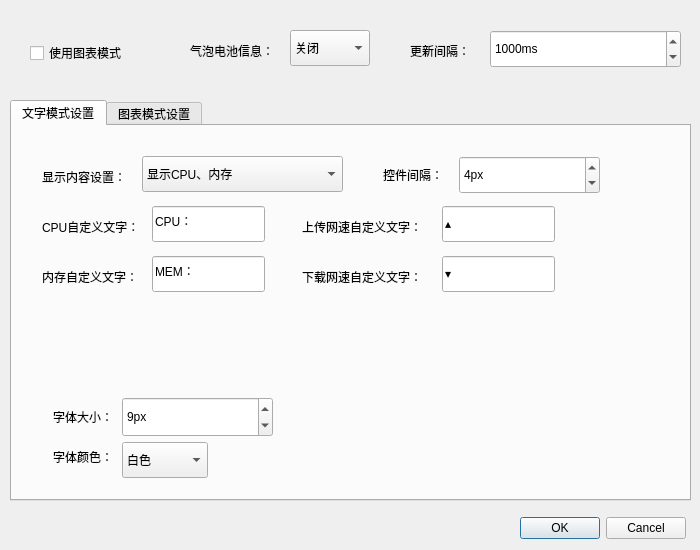
<?xml version="1.0" encoding="UTF-8"?>
<ui version="4.0">
 <class>pluginSettingDialog</class>
 <widget class="QDialog" name="pluginSettingDialog">
  <property name="windowModality">
   <enum>Qt::WindowModal</enum>
  </property>
  <property name="geometry">
   <rect>
    <x>0</x>
    <y>0</y>
    <width>700</width>
    <height>550</height>
   </rect>
  </property>
  <property name="minimumSize">
   <size>
    <width>700</width>
    <height>550</height>
   </size>
  </property>
  <property name="maximumSize">
   <size>
    <width>700</width>
    <height>550</height>
   </size>
  </property>
  <property name="windowTitle">
   <string>系统监控插件设置</string>
  </property>
  <property name="styleSheet">
   <string notr="true"/>
  </property>
  <widget class="QDialogButtonBox" name="buttonBox">
   <property name="geometry">
    <rect>
     <x>520</x>
     <y>510</y>
     <width>166</width>
     <height>36</height>
    </rect>
   </property>
   <property name="orientation">
    <enum>Qt::Horizontal</enum>
   </property>
   <property name="standardButtons">
    <set>QDialogButtonBox::Cancel|QDialogButtonBox::Ok</set>
   </property>
  </widget>
  <widget class="QTabWidget" name="tabWidget">
   <property name="geometry">
    <rect>
     <x>10</x>
     <y>100</y>
     <width>681</width>
     <height>401</height>
    </rect>
   </property>
   <property name="currentIndex">
    <number>0</number>
   </property>
   <widget class="QWidget" name="tab_wordModeSettings">
    <attribute name="title">
     <string>文字模式设置</string>
    </attribute>
    <widget class="QSpinBox" name="wordSpacingSpinBox">
     <property name="geometry">
      <rect>
       <x>447</x>
       <y>30</y>
       <width>141</width>
       <height>38</height>
      </rect>
     </property>
     <property name="buttonSymbols">
      <enum>QAbstractSpinBox::UpDownArrows</enum>
     </property>
     <property name="suffix">
      <string>px</string>
     </property>
     <property name="minimum">
      <number>1</number>
     </property>
     <property name="maximum">
      <number>50</number>
     </property>
     <property name="singleStep">
      <number>1</number>
     </property>
     <property name="value">
      <number>4</number>
     </property>
    </widget>
    <widget class="QLabel" name="label_13">
     <property name="geometry">
      <rect>
       <x>371</x>
       <y>30</y>
       <width>71</width>
       <height>38</height>
      </rect>
     </property>
     <property name="text">
      <string>控件间隔：</string>
     </property>
    </widget>
    <widget class="QComboBox" name="displayContentComboBox">
     <property name="geometry">
      <rect>
       <x>130</x>
       <y>30</y>
       <width>201</width>
       <height>36</height>
      </rect>
     </property>
     <item>
      <property name="text">
       <string>显示CPU、内存</string>
      </property>
     </item>
     <item>
      <property name="text">
       <string>显示网速</string>
      </property>
     </item>
     <item>
      <property name="text">
       <string>显示CPU、内存和网速</string>
      </property>
     </item>
    </widget>
    <widget class="QLabel" name="label_29">
     <property name="geometry">
      <rect>
       <x>30</x>
       <y>40</y>
       <width>101</width>
       <height>22</height>
      </rect>
     </property>
     <property name="text">
      <string>显示内容设置：</string>
     </property>
    </widget>
    <widget class="QLabel" name="label_30">
     <property name="geometry">
      <rect>
       <x>30</x>
       <y>90</y>
       <width>111</width>
       <height>22</height>
      </rect>
     </property>
     <property name="text">
      <string>CPU自定义文字：</string>
     </property>
    </widget>
    <widget class="QLineEdit" name="cpuDiyWordLineEdit">
     <property name="geometry">
      <rect>
       <x>140</x>
       <y>80</y>
       <width>113</width>
       <height>36</height>
      </rect>
     </property>
     <property name="text">
      <string>CPU：</string>
     </property>
     <property name="maxLength">
      <number>50</number>
     </property>
    </widget>
    <widget class="QLineEdit" name="memDiyWordLineEdit">
     <property name="geometry">
      <rect>
       <x>140</x>
       <y>130</y>
       <width>113</width>
       <height>36</height>
      </rect>
     </property>
     <property name="text">
      <string>MEM：</string>
     </property>
     <property name="maxLength">
      <number>50</number>
     </property>
    </widget>
    <widget class="QLabel" name="label_31">
     <property name="geometry">
      <rect>
       <x>30</x>
       <y>140</y>
       <width>111</width>
       <height>22</height>
      </rect>
     </property>
     <property name="text">
      <string>内存自定义文字：</string>
     </property>
    </widget>
    <widget class="QLineEdit" name="downNetspeedDiyWordLineEdit">
     <property name="geometry">
      <rect>
       <x>430</x>
       <y>130</y>
       <width>113</width>
       <height>36</height>
      </rect>
     </property>
     <property name="text">
      <string>▾</string>
     </property>
     <property name="maxLength">
      <number>50</number>
     </property>
    </widget>
    <widget class="QLabel" name="label_32">
     <property name="geometry">
      <rect>
       <x>290</x>
       <y>90</y>
       <width>141</width>
       <height>22</height>
      </rect>
     </property>
     <property name="text">
      <string>上传网速自定义文字：</string>
     </property>
    </widget>
    <widget class="QLabel" name="label_33">
     <property name="geometry">
      <rect>
       <x>290</x>
       <y>140</y>
       <width>141</width>
       <height>22</height>
      </rect>
     </property>
     <property name="text">
      <string>下载网速自定义文字：</string>
     </property>
    </widget>
    <widget class="QLineEdit" name="upNetspeedDiyWordLineEdit">
     <property name="geometry">
      <rect>
       <x>430</x>
       <y>80</y>
       <width>113</width>
       <height>36</height>
      </rect>
     </property>
     <property name="text">
      <string>▴</string>
     </property>
     <property name="maxLength">
      <number>50</number>
     </property>
    </widget>
    <widget class="QLabel" name="label_3">
     <property name="geometry">
      <rect>
       <x>41</x>
       <y>320</y>
       <width>70</width>
       <height>22</height>
      </rect>
     </property>
     <property name="text">
      <string>字体颜色：</string>
     </property>
    </widget>
    <widget class="QComboBox" name="fontColorComboBox">
     <property name="geometry">
      <rect>
       <x>110</x>
       <y>316</y>
       <width>86</width>
       <height>36</height>
      </rect>
     </property>
     <property name="minimumSize">
      <size>
       <width>80</width>
       <height>0</height>
      </size>
     </property>
     <property name="currentText">
      <string>白色</string>
     </property>
     <property name="currentIndex">
      <number>0</number>
     </property>
     <item>
      <property name="text">
       <string>白色</string>
      </property>
     </item>
     <item>
      <property name="text">
       <string>黑色</string>
      </property>
     </item>
     <item>
      <property name="text">
       <string>跟随系统</string>
      </property>
     </item>
    </widget>
    <widget class="QLabel" name="label_2">
     <property name="geometry">
      <rect>
       <x>41</x>
       <y>280</y>
       <width>70</width>
       <height>22</height>
      </rect>
     </property>
     <property name="text">
      <string>字体大小：</string>
     </property>
    </widget>
    <widget class="QSpinBox" name="fontSizeSpinBox">
     <property name="geometry">
      <rect>
       <x>110</x>
       <y>271</y>
       <width>151</width>
       <height>40</height>
      </rect>
     </property>
     <property name="buttonSymbols">
      <enum>QAbstractSpinBox::UpDownArrows</enum>
     </property>
     <property name="suffix">
      <string>px</string>
     </property>
     <property name="minimum">
      <number>5</number>
     </property>
     <property name="maximum">
      <number>20</number>
     </property>
     <property name="singleStep">
      <number>1</number>
     </property>
     <property name="value">
      <number>9</number>
     </property>
    </widget>
   </widget>
   <widget class="QWidget" name="tab_chartModeSettings">
    <attribute name="title">
     <string>图表模式设置</string>
    </attribute>
    <widget class="QTabWidget" name="tabWidget_2">
     <property name="geometry">
      <rect>
       <x>10</x>
       <y>90</y>
       <width>661</width>
       <height>271</height>
      </rect>
     </property>
     <property name="currentIndex">
      <number>2</number>
     </property>
     <widget class="QWidget" name="tab_2">
      <attribute name="title">
       <string>CPU图表</string>
      </attribute>
      <widget class="QGroupBox" name="groupBox_2">
       <property name="geometry">
        <rect>
         <x>10</x>
         <y>0</y>
         <width>641</width>
         <height>231</height>
        </rect>
       </property>
       <property name="title">
        <string>CPU显示设置</string>
       </property>
       <widget class="QLabel" name="label_16">
        <property name="geometry">
         <rect>
          <x>20</x>
          <y>50</y>
          <width>91</width>
          <height>22</height>
         </rect>
        </property>
        <property name="text">
         <string>工作颜色</string>
        </property>
       </widget>
       <widget class="QWidget" name="cpuWorkWidget" native="true">
        <property name="geometry">
         <rect>
          <x>120</x>
          <y>50</y>
          <width>61</width>
          <height>21</height>
         </rect>
        </property>
        <property name="autoFillBackground">
         <bool>false</bool>
        </property>
        <property name="styleSheet">
         <string notr="true">border:1px solid  black;</string>
        </property>
       </widget>
       <widget class="QPushButton" name="cpuWorkColorPushButton">
        <property name="geometry">
         <rect>
          <x>200</x>
          <y>40</y>
          <width>71</width>
          <height>36</height>
         </rect>
        </property>
        <property name="text">
         <string>选择颜色</string>
        </property>
       </widget>
       <widget class="QPushButton" name="cpuBorderColorPushButton">
        <property name="geometry">
         <rect>
          <x>480</x>
          <y>100</y>
          <width>71</width>
          <height>36</height>
         </rect>
        </property>
        <property name="text">
         <string>选择颜色</string>
        </property>
       </widget>
       <widget class="QLabel" name="label_19">
        <property name="geometry">
         <rect>
          <x>320</x>
          <y>110</y>
          <width>71</width>
          <height>22</height>
         </rect>
        </property>
        <property name="text">
         <string>边框颜色</string>
        </property>
       </widget>
       <widget class="QSpinBox" name="cpuBorderRoundSpinBox">
        <property name="geometry">
         <rect>
          <x>130</x>
          <y>100</y>
          <width>161</width>
          <height>38</height>
         </rect>
        </property>
        <property name="suffix">
         <string>%</string>
        </property>
        <property name="minimum">
         <number>0</number>
        </property>
        <property name="maximum">
         <number>99</number>
        </property>
        <property name="singleStep">
         <number>100</number>
        </property>
        <property name="value">
         <number>30</number>
        </property>
       </widget>
       <widget class="QLabel" name="label_20">
        <property name="geometry">
         <rect>
          <x>20</x>
          <y>110</y>
          <width>71</width>
          <height>22</height>
         </rect>
        </property>
        <property name="text">
         <string>边框圆角</string>
        </property>
       </widget>
       <widget class="QWidget" name="cpuBorderWidget" native="true">
        <property name="geometry">
         <rect>
          <x>400</x>
          <y>110</y>
          <width>61</width>
          <height>21</height>
         </rect>
        </property>
        <property name="autoFillBackground">
         <bool>false</bool>
        </property>
        <property name="styleSheet">
         <string notr="true">border:1px solid  black;</string>
        </property>
       </widget>
       <widget class="QPushButton" name="cpuBackgroundColorPushButton">
        <property name="geometry">
         <rect>
          <x>480</x>
          <y>140</y>
          <width>71</width>
          <height>36</height>
         </rect>
        </property>
        <property name="text">
         <string>选择颜色</string>
        </property>
       </widget>
       <widget class="QLabel" name="label_21">
        <property name="geometry">
         <rect>
          <x>320</x>
          <y>150</y>
          <width>71</width>
          <height>22</height>
         </rect>
        </property>
        <property name="text">
         <string>背景颜色</string>
        </property>
       </widget>
       <widget class="QWidget" name="cpuBackgroundWidget" native="true">
        <property name="geometry">
         <rect>
          <x>400</x>
          <y>150</y>
          <width>61</width>
          <height>21</height>
         </rect>
        </property>
        <property name="autoFillBackground">
         <bool>false</bool>
        </property>
        <property name="styleSheet">
         <string notr="true">border:1px solid  black;</string>
        </property>
       </widget>
       <widget class="QSpinBox" name="cpuWidthSpinBox">
        <property name="geometry">
         <rect>
          <x>130</x>
          <y>140</y>
          <width>161</width>
          <height>38</height>
         </rect>
        </property>
        <property name="suffix">
         <string>px</string>
        </property>
        <property name="minimum">
         <number>5</number>
        </property>
        <property name="maximum">
         <number>100</number>
        </property>
        <property name="value">
         <number>40</number>
        </property>
       </widget>
       <widget class="QLabel" name="label_22">
        <property name="geometry">
         <rect>
          <x>20</x>
          <y>150</y>
          <width>61</width>
          <height>22</height>
         </rect>
        </property>
        <property name="text">
         <string>显示宽度</string>
        </property>
       </widget>
       <widget class="QLabel" name="label_23">
        <property name="geometry">
         <rect>
          <x>20</x>
          <y>190</y>
          <width>61</width>
          <height>22</height>
         </rect>
        </property>
        <property name="text">
         <string>显示高度</string>
        </property>
       </widget>
       <widget class="QSpinBox" name="cpuHeightSpinBox">
        <property name="geometry">
         <rect>
          <x>130</x>
          <y>180</y>
          <width>161</width>
          <height>38</height>
         </rect>
        </property>
        <property name="suffix">
         <string>px</string>
        </property>
        <property name="minimum">
         <number>5</number>
        </property>
        <property name="maximum">
         <number>100</number>
        </property>
        <property name="value">
         <number>28</number>
        </property>
       </widget>
      </widget>
     </widget>
     <widget class="QWidget" name="tab_3">
      <attribute name="title">
       <string>内存图表</string>
      </attribute>
      <widget class="QGroupBox" name="groupBox_3">
       <property name="geometry">
        <rect>
         <x>10</x>
         <y>0</y>
         <width>641</width>
         <height>231</height>
        </rect>
       </property>
       <property name="title">
        <string>内存显示设置</string>
       </property>
       <widget class="QLabel" name="label_17">
        <property name="geometry">
         <rect>
          <x>20</x>
          <y>50</y>
          <width>91</width>
          <height>22</height>
         </rect>
        </property>
        <property name="text">
         <string>使用颜色</string>
        </property>
       </widget>
       <widget class="QWidget" name="memUsedWidget" native="true">
        <property name="geometry">
         <rect>
          <x>120</x>
          <y>50</y>
          <width>61</width>
          <height>21</height>
         </rect>
        </property>
        <property name="autoFillBackground">
         <bool>false</bool>
        </property>
        <property name="styleSheet">
         <string notr="true">border:1px solid  black;</string>
        </property>
       </widget>
       <widget class="QPushButton" name="memUsedColorPushButton">
        <property name="geometry">
         <rect>
          <x>200</x>
          <y>40</y>
          <width>71</width>
          <height>36</height>
         </rect>
        </property>
        <property name="text">
         <string>选择颜色</string>
        </property>
       </widget>
       <widget class="QPushButton" name="memBorderColorPushButton">
        <property name="geometry">
         <rect>
          <x>480</x>
          <y>100</y>
          <width>71</width>
          <height>36</height>
         </rect>
        </property>
        <property name="text">
         <string>选择颜色</string>
        </property>
       </widget>
       <widget class="QLabel" name="label_24">
        <property name="geometry">
         <rect>
          <x>320</x>
          <y>110</y>
          <width>71</width>
          <height>22</height>
         </rect>
        </property>
        <property name="text">
         <string>边框颜色</string>
        </property>
       </widget>
       <widget class="QSpinBox" name="memBorderRoundSpinBox">
        <property name="geometry">
         <rect>
          <x>130</x>
          <y>100</y>
          <width>161</width>
          <height>38</height>
         </rect>
        </property>
        <property name="suffix">
         <string>%</string>
        </property>
        <property name="minimum">
         <number>0</number>
        </property>
        <property name="maximum">
         <number>99</number>
        </property>
        <property name="singleStep">
         <number>100</number>
        </property>
        <property name="value">
         <number>30</number>
        </property>
       </widget>
       <widget class="QLabel" name="label_25">
        <property name="geometry">
         <rect>
          <x>20</x>
          <y>110</y>
          <width>71</width>
          <height>22</height>
         </rect>
        </property>
        <property name="text">
         <string>边框圆角</string>
        </property>
       </widget>
       <widget class="QWidget" name="memBorderWidget" native="true">
        <property name="geometry">
         <rect>
          <x>400</x>
          <y>110</y>
          <width>61</width>
          <height>21</height>
         </rect>
        </property>
        <property name="autoFillBackground">
         <bool>false</bool>
        </property>
        <property name="styleSheet">
         <string notr="true">border:1px solid  black;</string>
        </property>
       </widget>
       <widget class="QPushButton" name="memBackgroundColorPushButton">
        <property name="geometry">
         <rect>
          <x>480</x>
          <y>140</y>
          <width>71</width>
          <height>36</height>
         </rect>
        </property>
        <property name="text">
         <string>选择颜色</string>
        </property>
       </widget>
       <widget class="QLabel" name="label_26">
        <property name="geometry">
         <rect>
          <x>320</x>
          <y>150</y>
          <width>71</width>
          <height>22</height>
         </rect>
        </property>
        <property name="text">
         <string>背景颜色</string>
        </property>
       </widget>
       <widget class="QWidget" name="memBackgroundWidget" native="true">
        <property name="geometry">
         <rect>
          <x>400</x>
          <y>150</y>
          <width>61</width>
          <height>21</height>
         </rect>
        </property>
        <property name="autoFillBackground">
         <bool>false</bool>
        </property>
        <property name="styleSheet">
         <string notr="true">border:1px solid  black;</string>
        </property>
       </widget>
       <widget class="QSpinBox" name="memWidthSpinBox">
        <property name="geometry">
         <rect>
          <x>130</x>
          <y>140</y>
          <width>161</width>
          <height>38</height>
         </rect>
        </property>
        <property name="suffix">
         <string>px</string>
        </property>
        <property name="minimum">
         <number>5</number>
        </property>
        <property name="maximum">
         <number>100</number>
        </property>
        <property name="value">
         <number>40</number>
        </property>
       </widget>
       <widget class="QLabel" name="label_27">
        <property name="geometry">
         <rect>
          <x>20</x>
          <y>150</y>
          <width>61</width>
          <height>22</height>
         </rect>
        </property>
        <property name="text">
         <string>显示宽度</string>
        </property>
       </widget>
       <widget class="QLabel" name="label_28">
        <property name="geometry">
         <rect>
          <x>20</x>
          <y>190</y>
          <width>61</width>
          <height>22</height>
         </rect>
        </property>
        <property name="text">
         <string>显示高度</string>
        </property>
       </widget>
       <widget class="QSpinBox" name="memHeightSpinBox">
        <property name="geometry">
         <rect>
          <x>130</x>
          <y>180</y>
          <width>161</width>
          <height>38</height>
         </rect>
        </property>
        <property name="suffix">
         <string>px</string>
        </property>
        <property name="minimum">
         <number>5</number>
        </property>
        <property name="maximum">
         <number>100</number>
        </property>
        <property name="value">
         <number>28</number>
        </property>
       </widget>
      </widget>
     </widget>
     <widget class="QWidget" name="tab">
      <attribute name="title">
       <string>网络图表</string>
      </attribute>
      <widget class="QGroupBox" name="groupBox">
       <property name="geometry">
        <rect>
         <x>10</x>
         <y>0</y>
         <width>641</width>
         <height>231</height>
        </rect>
       </property>
       <property name="title">
        <string>网络显示设置</string>
       </property>
       <widget class="QLabel" name="label_5">
        <property name="geometry">
         <rect>
          <x>20</x>
          <y>30</y>
          <width>101</width>
          <height>22</height>
         </rect>
        </property>
        <property name="text">
         <string>上传封顶流量值</string>
        </property>
       </widget>
       <widget class="QSpinBox" name="netUpTopSpinBox">
        <property name="geometry">
         <rect>
          <x>130</x>
          <y>20</y>
          <width>161</width>
          <height>38</height>
         </rect>
        </property>
        <property name="suffix">
         <string>KB</string>
        </property>
        <property name="minimum">
         <number>100</number>
        </property>
        <property name="maximum">
         <number>1024000</number>
        </property>
        <property name="singleStep">
         <number>100</number>
        </property>
        <property name="value">
         <number>500</number>
        </property>
       </widget>
       <widget class="QLabel" name="label_6">
        <property name="geometry">
         <rect>
          <x>320</x>
          <y>30</y>
          <width>71</width>
          <height>22</height>
         </rect>
        </property>
        <property name="text">
         <string>上传颜色</string>
        </property>
       </widget>
       <widget class="QWidget" name="netUpWidget" native="true">
        <property name="geometry">
         <rect>
          <x>400</x>
          <y>30</y>
          <width>61</width>
          <height>21</height>
         </rect>
        </property>
        <property name="autoFillBackground">
         <bool>false</bool>
        </property>
        <property name="styleSheet">
         <string notr="true">border:1px solid  black;</string>
        </property>
       </widget>
       <widget class="QPushButton" name="netUpColorPushButton">
        <property name="geometry">
         <rect>
          <x>480</x>
          <y>20</y>
          <width>71</width>
          <height>36</height>
         </rect>
        </property>
        <property name="text">
         <string>选择颜色</string>
        </property>
       </widget>
       <widget class="QLabel" name="label_9">
        <property name="geometry">
         <rect>
          <x>20</x>
          <y>70</y>
          <width>101</width>
          <height>22</height>
         </rect>
        </property>
        <property name="text">
         <string>下载封顶流量值</string>
        </property>
       </widget>
       <widget class="QSpinBox" name="netDownTopSpinBox">
        <property name="geometry">
         <rect>
          <x>130</x>
          <y>60</y>
          <width>161</width>
          <height>38</height>
         </rect>
        </property>
        <property name="suffix">
         <string>KB</string>
        </property>
        <property name="minimum">
         <number>100</number>
        </property>
        <property name="maximum">
         <number>1024000</number>
        </property>
        <property name="singleStep">
         <number>100</number>
        </property>
        <property name="value">
         <number>500</number>
        </property>
       </widget>
       <widget class="QPushButton" name="netDownColorPushButton">
        <property name="geometry">
         <rect>
          <x>480</x>
          <y>60</y>
          <width>71</width>
          <height>36</height>
         </rect>
        </property>
        <property name="text">
         <string>选择颜色</string>
        </property>
       </widget>
       <widget class="QLabel" name="label_10">
        <property name="geometry">
         <rect>
          <x>320</x>
          <y>70</y>
          <width>71</width>
          <height>22</height>
         </rect>
        </property>
        <property name="text">
         <string>下载颜色</string>
        </property>
       </widget>
       <widget class="QWidget" name="netDownWidget" native="true">
        <property name="geometry">
         <rect>
          <x>400</x>
          <y>70</y>
          <width>61</width>
          <height>21</height>
         </rect>
        </property>
        <property name="autoFillBackground">
         <bool>false</bool>
        </property>
        <property name="styleSheet">
         <string notr="true">border:1px solid  black;</string>
        </property>
       </widget>
       <widget class="QPushButton" name="netBorderColorPushButton">
        <property name="geometry">
         <rect>
          <x>480</x>
          <y>100</y>
          <width>71</width>
          <height>36</height>
         </rect>
        </property>
        <property name="text">
         <string>选择颜色</string>
        </property>
       </widget>
       <widget class="QLabel" name="label_12">
        <property name="geometry">
         <rect>
          <x>320</x>
          <y>110</y>
          <width>71</width>
          <height>22</height>
         </rect>
        </property>
        <property name="text">
         <string>边框颜色</string>
        </property>
       </widget>
       <widget class="QSpinBox" name="netBorderRoundSpinBox">
        <property name="geometry">
         <rect>
          <x>130</x>
          <y>100</y>
          <width>161</width>
          <height>38</height>
         </rect>
        </property>
        <property name="suffix">
         <string>%</string>
        </property>
        <property name="minimum">
         <number>0</number>
        </property>
        <property name="maximum">
         <number>99</number>
        </property>
        <property name="singleStep">
         <number>100</number>
        </property>
        <property name="value">
         <number>30</number>
        </property>
       </widget>
       <widget class="QLabel" name="label_11">
        <property name="geometry">
         <rect>
          <x>20</x>
          <y>110</y>
          <width>71</width>
          <height>22</height>
         </rect>
        </property>
        <property name="text">
         <string>边框圆角</string>
        </property>
       </widget>
       <widget class="QWidget" name="netBorderWidget" native="true">
        <property name="geometry">
         <rect>
          <x>400</x>
          <y>110</y>
          <width>61</width>
          <height>21</height>
         </rect>
        </property>
        <property name="autoFillBackground">
         <bool>false</bool>
        </property>
        <property name="styleSheet">
         <string notr="true">border:1px solid  black;</string>
        </property>
       </widget>
       <widget class="QPushButton" name="netBackgroundColorPushButton">
        <property name="geometry">
         <rect>
          <x>480</x>
          <y>140</y>
          <width>71</width>
          <height>36</height>
         </rect>
        </property>
        <property name="text">
         <string>选择颜色</string>
        </property>
       </widget>
       <widget class="QLabel" name="label_14">
        <property name="geometry">
         <rect>
          <x>320</x>
          <y>150</y>
          <width>71</width>
          <height>22</height>
         </rect>
        </property>
        <property name="text">
         <string>背景颜色</string>
        </property>
       </widget>
       <widget class="QWidget" name="netBackgroundWidget" native="true">
        <property name="geometry">
         <rect>
          <x>400</x>
          <y>150</y>
          <width>61</width>
          <height>21</height>
         </rect>
        </property>
        <property name="autoFillBackground">
         <bool>false</bool>
        </property>
        <property name="styleSheet">
         <string notr="true">border:1px solid  black;</string>
        </property>
       </widget>
       <widget class="QSpinBox" name="netWidthSpinBox">
        <property name="geometry">
         <rect>
          <x>130</x>
          <y>140</y>
          <width>161</width>
          <height>38</height>
         </rect>
        </property>
        <property name="suffix">
         <string>px</string>
        </property>
        <property name="minimum">
         <number>5</number>
        </property>
        <property name="maximum">
         <number>100</number>
        </property>
        <property name="value">
         <number>40</number>
        </property>
       </widget>
       <widget class="QLabel" name="label_7">
        <property name="geometry">
         <rect>
          <x>20</x>
          <y>150</y>
          <width>61</width>
          <height>22</height>
         </rect>
        </property>
        <property name="text">
         <string>显示宽度</string>
        </property>
       </widget>
       <widget class="QLabel" name="label_8">
        <property name="geometry">
         <rect>
          <x>20</x>
          <y>190</y>
          <width>61</width>
          <height>22</height>
         </rect>
        </property>
        <property name="text">
         <string>显示高度</string>
        </property>
       </widget>
       <widget class="QSpinBox" name="netHeightSpinBox">
        <property name="geometry">
         <rect>
          <x>130</x>
          <y>180</y>
          <width>161</width>
          <height>38</height>
         </rect>
        </property>
        <property name="suffix">
         <string>px</string>
        </property>
        <property name="minimum">
         <number>5</number>
        </property>
        <property name="maximum">
         <number>100</number>
        </property>
        <property name="value">
         <number>28</number>
        </property>
       </widget>
      </widget>
     </widget>
    </widget>
    <widget class="QGroupBox" name="groupBox_4">
     <property name="geometry">
      <rect>
       <x>20</x>
       <y>0</y>
       <width>301</width>
       <height>71</height>
      </rect>
     </property>
     <property name="title">
      <string>显示图表</string>
     </property>
     <widget class="QCheckBox" name="netChartCheckBox">
      <property name="geometry">
       <rect>
        <x>230</x>
        <y>30</y>
        <width>97</width>
        <height>26</height>
       </rect>
      </property>
      <property name="text">
       <string>网络</string>
      </property>
     </widget>
     <widget class="QCheckBox" name="cpuChartCheckBox">
      <property name="geometry">
       <rect>
        <x>10</x>
        <y>30</y>
        <width>97</width>
        <height>26</height>
       </rect>
      </property>
      <property name="text">
       <string>CPU</string>
      </property>
     </widget>
     <widget class="QCheckBox" name="memChartCheckBox">
      <property name="geometry">
       <rect>
        <x>120</x>
        <y>30</y>
        <width>97</width>
        <height>26</height>
       </rect>
      </property>
      <property name="text">
       <string>内存</string>
      </property>
     </widget>
    </widget>
    <widget class="QSpinBox" name="chartSpacingSpinBox">
     <property name="geometry">
      <rect>
       <x>490</x>
       <y>30</y>
       <width>134</width>
       <height>38</height>
      </rect>
     </property>
     <property name="buttonSymbols">
      <enum>QAbstractSpinBox::UpDownArrows</enum>
     </property>
     <property name="suffix">
      <string>px</string>
     </property>
     <property name="minimum">
      <number>1</number>
     </property>
     <property name="maximum">
      <number>50</number>
     </property>
     <property name="singleStep">
      <number>1</number>
     </property>
     <property name="value">
      <number>1</number>
     </property>
    </widget>
    <widget class="QLabel" name="label_18">
     <property name="geometry">
      <rect>
       <x>414</x>
       <y>30</y>
       <width>71</width>
       <height>38</height>
      </rect>
     </property>
     <property name="text">
      <string>控件间隔：</string>
     </property>
    </widget>
   </widget>
  </widget>
  <widget class="QCheckBox" name="chartModeCheckBox">
   <property name="geometry">
    <rect>
     <x>30</x>
     <y>40</y>
     <width>121</width>
     <height>26</height>
    </rect>
   </property>
   <property name="text">
    <string>使用图表模式 </string>
   </property>
  </widget>
  <widget class="QLabel" name="label_15">
   <property name="geometry">
    <rect>
     <x>410</x>
     <y>40</y>
     <width>71</width>
     <height>22</height>
    </rect>
   </property>
   <property name="text">
    <string>更新间隔：</string>
   </property>
  </widget>
  <widget class="QSpinBox" name="updateIntervalSpinBox">
   <property name="geometry">
    <rect>
     <x>490</x>
     <y>30</y>
     <width>191</width>
     <height>38</height>
    </rect>
   </property>
   <property name="suffix">
    <string>ms</string>
   </property>
   <property name="minimum">
    <number>200</number>
   </property>
   <property name="maximum">
    <number>10000</number>
   </property>
   <property name="singleStep">
    <number>100</number>
   </property>
   <property name="value">
    <number>1000</number>
   </property>
  </widget>
  <widget class="QLabel" name="label_4">
   <property name="geometry">
    <rect>
     <x>190</x>
     <y>40</y>
     <width>91</width>
     <height>22</height>
    </rect>
   </property>
   <property name="text">
    <string>气泡电池信息：</string>
   </property>
  </widget>
  <widget class="QComboBox" name="batInfoComboBox">
   <property name="geometry">
    <rect>
     <x>290</x>
     <y>30</y>
     <width>80</width>
     <height>36</height>
    </rect>
   </property>
   <property name="minimumSize">
    <size>
     <width>80</width>
     <height>0</height>
    </size>
   </property>
   <property name="currentText">
    <string>关闭</string>
   </property>
   <property name="currentIndex">
    <number>0</number>
   </property>
   <item>
    <property name="text">
     <string>关闭</string>
    </property>
   </item>
   <item>
    <property name="text">
     <string>打开</string>
    </property>
   </item>
  </widget>
 </widget>
 <resources/>
 <connections>
  <connection>
   <sender>buttonBox</sender>
   <signal>accepted()</signal>
   <receiver>pluginSettingDialog</receiver>
   <slot>accept()</slot>
   <hints>
    <hint type="sourcelabel">
     <x>248</x>
     <y>254</y>
    </hint>
    <hint type="destinationlabel">
     <x>157</x>
     <y>274</y>
    </hint>
   </hints>
  </connection>
  <connection>
   <sender>buttonBox</sender>
   <signal>rejected()</signal>
   <receiver>pluginSettingDialog</receiver>
   <slot>reject()</slot>
   <hints>
    <hint type="sourcelabel">
     <x>316</x>
     <y>260</y>
    </hint>
    <hint type="destinationlabel">
     <x>286</x>
     <y>274</y>
    </hint>
   </hints>
  </connection>
 </connections>
</ui>
